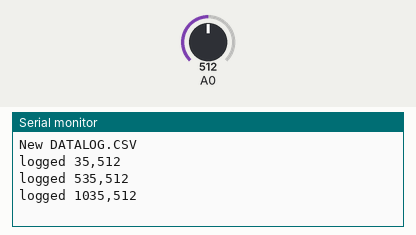
This sketch was run on a simulated Arduino Uno, built with avr-gcc and run on an emulated ATmega328P. Parts: the last lines printed to the serial monitor. The test bench sets the inputs (shaded band); at power-on: A0 = 512. Storage starts empty.

Above: at 1.3 s.
1.4 s: A0 set to 716
At 2.0 s:
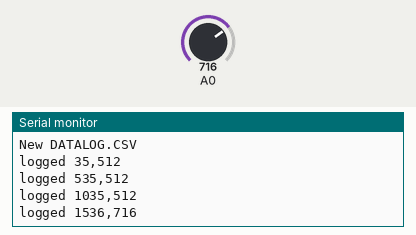
2.9 s: A0 set to 900
At 3.5 s:
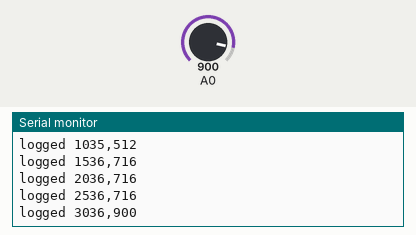
Timing chart, 0 to 5.9 s (numbered marks = the images above; inputs shaded):
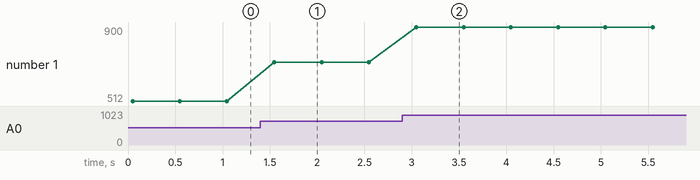

Measured:
- after the input at 1.4 s, the serial monitor: prints a new line after 0.15 s (image 1)
- after the input at 2.9 s, the serial monitor: prints a new line after 0.15 s (image 2)
- plotted number 1: 512 → 716 after the input at 1.4 s, 716 → 900 after the input at 2.9 s

The sketch:

sd-datalogger.ino
```cpp
// sd-datalogger — the gallery's SD card example (BT90): an Uno logs a potentiometer (A0) to
// DATALOG.CSV on a microSD card module (CS D10, SPI D11-D13) every 500 ms as "ms,value", and
// echoes each line on Serial at 115200 baud. At start it says whether the file is new or how
// many lines it holds: a reset keeps the card, so the log carries on.
#include <SPI.h>
#include <SD.h>

const int CS_PIN = 10;
unsigned long next = 0;

void setup() {
  Serial.begin(115200);
  if (!SD.begin(CS_PIN)) {
    Serial.println("No card: check the wiring, or put one in the socket.");
    while (true) {
    }
  }
  File old = SD.open("DATALOG.CSV");
  if (old) {
    int lines = 0;
    while (old.available()) {
      if (old.read() == '\n') lines++;
    }
    old.close();
    Serial.print("DATALOG.CSV has ");
    Serial.print(lines);
    Serial.println(" lines");
  } else {
    File log = SD.open("DATALOG.CSV", FILE_WRITE);
    log.println("ms,value");
    log.close();
    Serial.println("New DATALOG.CSV");
  }
}

void loop() {
  unsigned long now = millis();
  if (now < next) return;
  next = now + 500;
  int value = analogRead(A0);
  File log = SD.open("DATALOG.CSV", FILE_WRITE);
  if (!log) {
    Serial.println("Can't open DATALOG.CSV");
    return;
  }
  log.print(now);
  log.print(',');
  log.println(value);
  log.close();
  Serial.print("logged ");
  Serial.print(now);
  Serial.print(',');
  Serial.println(value);
}
```
